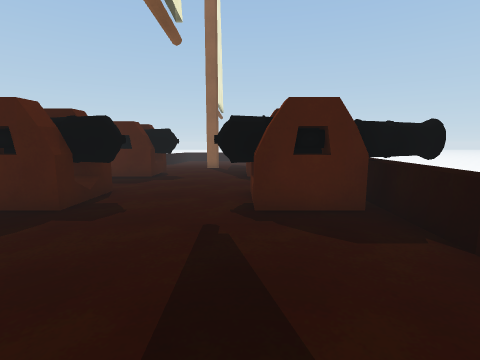
[1] (above)

13 first-person views from a walk through a scene from a Unity 3-D project. The camera is 1.2 m above the floor, tilts 8° down and sees 85° across. The floor is counted in squares, 1 m on a side. Each view is taken from the middle of a square. On the plan, view 1 faces up. The plan holds only what a view shows up to about 12 squares ahead; the rest is blank. The place goes on beyond the plan. Surface patterns are stand-ins for the level's own textures.

[2]
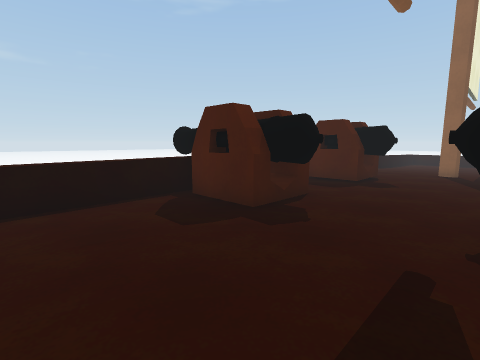

[3]
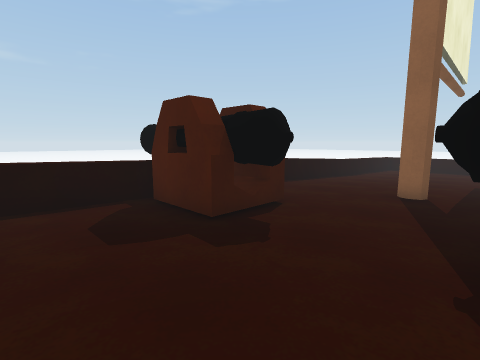

[4]
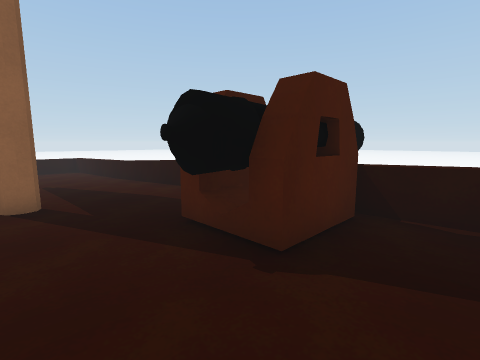

[5]
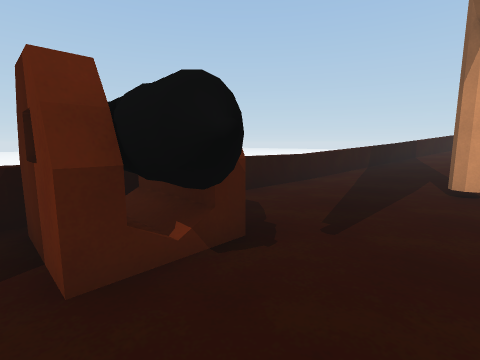

[6]
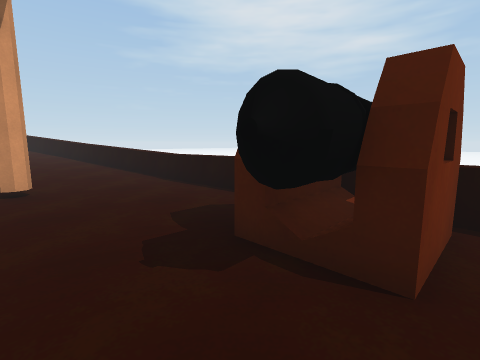

[7]
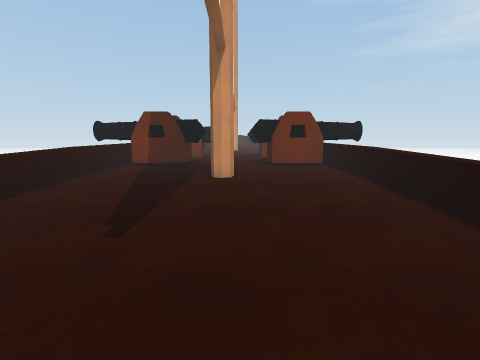

[8]
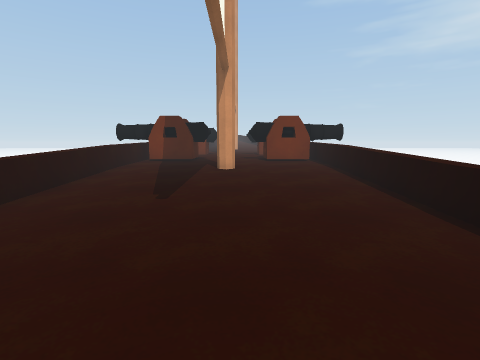

[9]
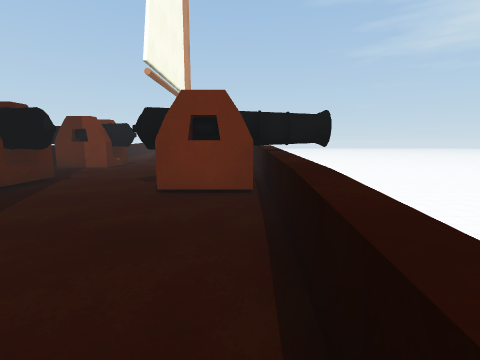

[10]
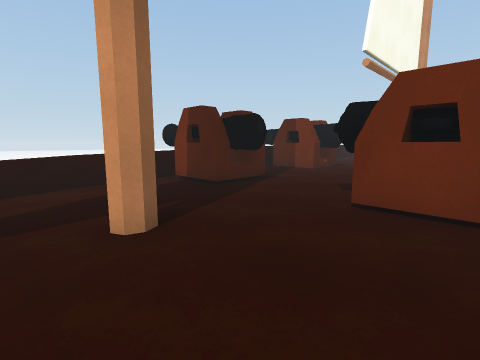

[11]
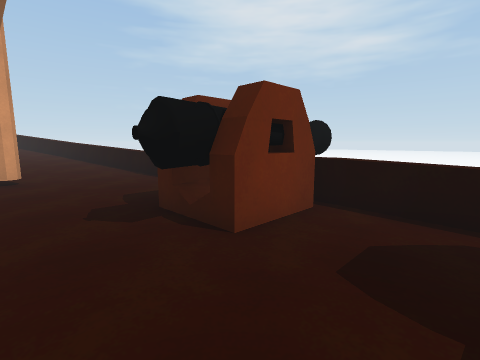

[12]
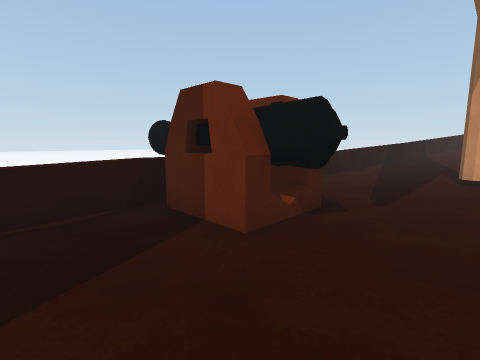

[13]
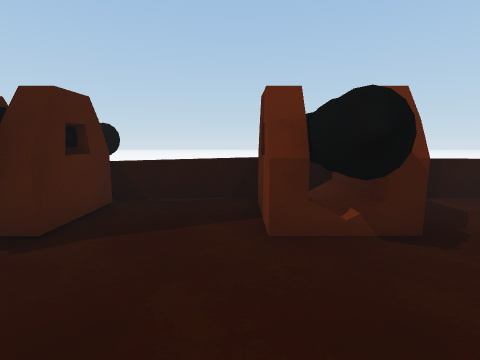

### Floor plan
Key: @ floor where view 1 was taken; # wall or solid block; . main floor; : floor 0.25 m higher than the main floor; - floor 0.25 m lower than the main floor; _ floor 0.5 m lower than the main floor; = window, fence, low wall or low ledge; ≈ liquid the walk keeps out of; ^ raised ledge; O other object.
Columns run from 7 left of view 1 to 4 right of it. Each row starts with its distance up from view 1.
 24      _
 23     ___
 22    ______
 21   ^______=
 20  ≈=______=
 19  ≈=------=≈
 18  ≈=------=≈
 17  =--------=
 16  =--------=
 15  =--------=
 14  =----#---=
 13  =--------=
 12  =........=
 11 OOOOO..OOOOO
 10 O#OOO..OOO#O
  9  ^........=
  8  ^........^
  7  ^OO....OO^
  6 OOOOO..OOOOO
  5 O#OOO..OOO#O
  4  =........=
  3  =........=
  2  =........=
  1  =........=
  0  =.....@..=
 -1  ==...#..==
 -2   =......=
 -3   =::::::=
 -4   =::::::=
 -5   =::::::=
 -6   =::::::=
 -7   ==:  :=

Positions as (right, up) in squares from view 1, and headings:
1: (0, 0), facing up
2: (0, 1), facing up-left
3: (0, 7), facing up-left
4: (-2, 8), facing up-right
5: (-2, 7), facing down-right
6: (-1, 7), facing down-left
7: (-2, 22), facing down
8: (-2, 24), facing down
9: (-5, 17), facing down
10: (-5, 16), facing down-right
11: (-1, 9), facing down-left
12: (-2, 9), facing down-right
13: (-3, 7), facing right
